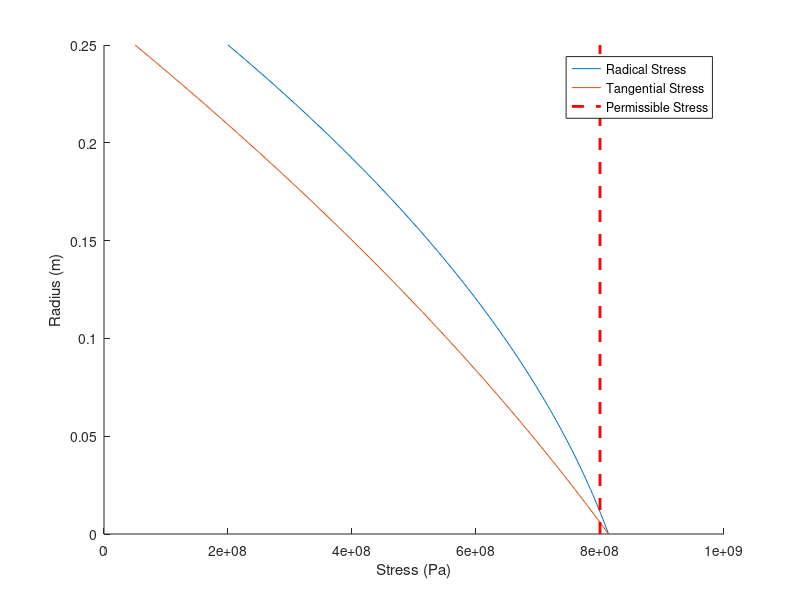

Reproduce this figure in MATLAB.
close all;
clear all;

global rho = 8000;
global nu = 0.3;
global Ra = 0.25;
global omega = 1256.63706; # Radian per second
global sigma_a = 200e6;
global K = (500 - 200) / Ra;
global alpha = 18e-6;
global E = 160e9;

function sigma = thermal_stress_radical(r)
  global rho nu Ra omega sigma_a K alpha E;
  sigma = alpha * K * E / 3 * (Ra - r);
endfunction

function sigma = thermal_stress_tangent(r)
  global rho nu Ra omega sigma_a K alpha E;
  sigma = alpha * K * E / 3 * (Ra - 2*r);
endfunction

function sigma = uniform_stress_equation_radical(r)
  global rho nu Ra omega sigma_a;
  sigma = (3 + nu) / 8 .* rho .* omega .* omega .* (Ra.*Ra - r.*r) + sigma_a;
endfunction

function sigma = uniform_stress_equation_tangent(r)
  global rho nu Ra omega sigma_a;
  sigma = rho .* omega .* omega / 8 .* ((3+nu).*Ra.*Ra - (1+3*nu).*r.*r) + sigma_a;
endfunction

R = linspace(0, Ra, 100);

hold on;
plot(thermal_stress_radical(R) + uniform_stress_equation_radical(R), R);
plot(thermal_stress_tangent(R) + uniform_stress_equation_tangent(R), R);
line([800e6 800e6], ylim, "linestyle", "--", 'color', 'red', 'linewidth', 2);
# xlim([0 800e6]);
legend('Radical Stress', 'Tangential Stress', 'Permissible Stress');
xlabel('Stress (Pa)');
ylabel('Radius (m)');
print -depsc2 'part-2-question-4.eps'

